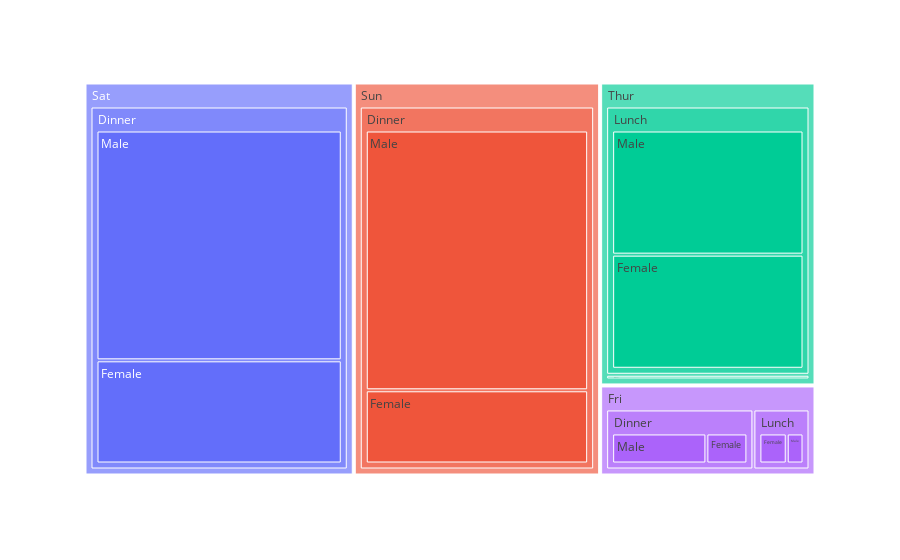

The notebook cell saved with this chart:
### Code cell
fig = px.treemap(df, path=['day', 'time', 'sex'], values='total_bill')
fig.show()

### Figure 1 — Plotly figure (JSON) as saved in the notebook; plotly's stock layout.template omitted (floating-point values rounded to 4 significant figures)
{"data": [{"branchvalues": "total", "domain": {"x": [0, 1], "y": [0, 1]}, "hovertemplate": "labels=%{label}<br>total_bill=%{value}<br>parent=%{parent}<br>id=%{id}<extra></extra>", "ids": ["Fri/Dinner/Female", "Sat/Dinner/Female", "Sun/Dinner/Female", "Thur/Dinner/Female", "Fri/Lunch/Female", "Thur/Lunch/Female", "Fri/Dinner/Male", "Sat/Dinner/Male", "Sun/Dinner/Male", "Fri/Lunch/Male", "Thur/Lunch/Male", "Fri/Dinner", "Sat/Dinner", "Sun/Dinner", "Thur/Dinner", "Fri/Lunch", "Thur/Lunch", "Fri", "Sat", "Sun", "Thur"], "labels": ["Female", "Female", "Female", "Female", "Female", "Female", "Male", "Male", "Male", "Male", "Male", "Dinner", "Dinner", "Dinner", "Dinner", "Lunch", "Lunch", "Fri", "Sat", "Sun", "Thur"], "name": "", "parents": ["Fri/Dinner", "Sat/Dinner", "Sun/Dinner", "Thur/Dinner", "Fri/Lunch", "Thur/Lunch", "Fri/Dinner", "Sat/Dinner", "Sun/Dinner", "Fri/Lunch", "Thur/Lunch", "Fri", "Sat", "Sun", "Thur", "Fri", "Thur", "", "", "", ""], "type": "treemap", "values": [71.55, 551.0, 357.7, 18.78, 55.76, 516.1, 164.4, 1227.0, 1269.0, 34.16, 561.4, 236.0, 1778.0, 1627.0, 18.78, 89.92, 1078.0, 325.9, 1778.0, 1627.0, 1096.0]}], "layout": {"legend": {"tracegroupgap": 0}, "margin": {"t": 60}}}
